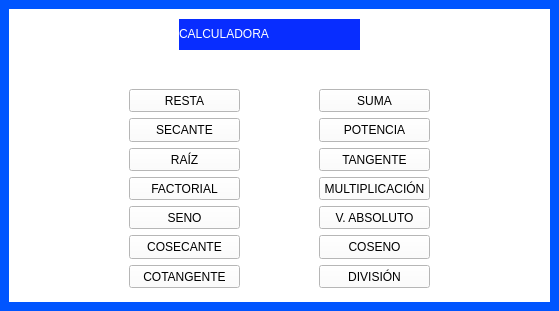
<?xml version="1.0" encoding="UTF-8"?>
<ui version="4.0">
 <class>MainWindow</class>
 <widget class="QMainWindow" name="MainWindow">
  <property name="geometry">
   <rect>
    <x>0</x>
    <y>0</y>
    <width>559</width>
    <height>311</height>
   </rect>
  </property>
  <property name="windowTitle">
   <string>Generación de codigo</string>
  </property>
  <property name="styleSheet">
   <string notr="true">background-color: rgb(0, 85, 255);</string>
  </property>
  <widget class="QWidget" name="centralwidget">
   <layout class="QGridLayout" name="gridLayout_2">
    <item row="2" column="0">
     <widget class="QStackedWidget" name="stackedWidget">
      <property name="styleSheet">
       <string notr="true">background-color: rgb(255, 255, 255);</string>
      </property>
      <property name="currentIndex">
       <number>0</number>
      </property>
      <widget class="QWidget" name="operacionesPage">
       <widget class="QLabel" name="label">
        <property name="geometry">
         <rect>
          <x>170</x>
          <y>10</y>
          <width>181</width>
          <height>31</height>
         </rect>
        </property>
        <property name="styleSheet">
         <string notr="true">font: 18pt &quot;Arial&quot;;
background-color: rgb(8, 45, 255);</string>
        </property>
        <property name="text">
         <string>&lt;html&gt;&lt;head/&gt;&lt;body&gt;&lt;p&gt;&lt;span style=&quot; color:#ffffff;&quot;&gt;CALCULADORA&lt;/span&gt;&lt;/p&gt;&lt;/body&gt;&lt;/html&gt;</string>
        </property>
       </widget>
       <widget class="QWidget" name="gridLayoutWidget">
        <property name="geometry">
         <rect>
          <x>120</x>
          <y>80</y>
          <width>111</width>
          <height>199</height>
         </rect>
        </property>
        <layout class="QGridLayout" name="gridLayout_4">
         <item row="5" column="0">
          <widget class="QPushButton" name="cosecantePB">
           <property name="minimumSize">
            <size>
             <width>0</width>
             <height>0</height>
            </size>
           </property>
           <property name="maximumSize">
            <size>
             <width>130</width>
             <height>40</height>
            </size>
           </property>
           <property name="styleSheet">
            <string notr="true">font: 9pt &quot;Arial&quot;;</string>
           </property>
           <property name="text">
            <string>COSECANTE</string>
           </property>
          </widget>
         </item>
         <item row="3" column="0">
          <widget class="QPushButton" name="factorialPB">
           <property name="minimumSize">
            <size>
             <width>0</width>
             <height>0</height>
            </size>
           </property>
           <property name="maximumSize">
            <size>
             <width>130</width>
             <height>40</height>
            </size>
           </property>
           <property name="styleSheet">
            <string notr="true">font: 9pt &quot;Arial&quot;;</string>
           </property>
           <property name="text">
            <string>FACTORIAL</string>
           </property>
          </widget>
         </item>
         <item row="0" column="0">
          <widget class="QPushButton" name="restaPB">
           <property name="minimumSize">
            <size>
             <width>0</width>
             <height>0</height>
            </size>
           </property>
           <property name="maximumSize">
            <size>
             <width>130</width>
             <height>40</height>
            </size>
           </property>
           <property name="styleSheet">
            <string notr="true">font: 9pt &quot;Arial&quot;;</string>
           </property>
           <property name="text">
            <string>RESTA</string>
           </property>
          </widget>
         </item>
         <item row="1" column="0">
          <widget class="QPushButton" name="secantePB">
           <property name="minimumSize">
            <size>
             <width>0</width>
             <height>0</height>
            </size>
           </property>
           <property name="maximumSize">
            <size>
             <width>130</width>
             <height>40</height>
            </size>
           </property>
           <property name="styleSheet">
            <string notr="true">font: 9pt &quot;Arial&quot;;</string>
           </property>
           <property name="text">
            <string>SECANTE</string>
           </property>
          </widget>
         </item>
         <item row="2" column="0">
          <widget class="QPushButton" name="raizPB">
           <property name="minimumSize">
            <size>
             <width>0</width>
             <height>0</height>
            </size>
           </property>
           <property name="maximumSize">
            <size>
             <width>130</width>
             <height>40</height>
            </size>
           </property>
           <property name="styleSheet">
            <string notr="true">font: 9pt &quot;Arial&quot;;</string>
           </property>
           <property name="text">
            <string>RAÍZ</string>
           </property>
          </widget>
         </item>
         <item row="4" column="0">
          <widget class="QPushButton" name="senPB">
           <property name="minimumSize">
            <size>
             <width>0</width>
             <height>0</height>
            </size>
           </property>
           <property name="maximumSize">
            <size>
             <width>130</width>
             <height>40</height>
            </size>
           </property>
           <property name="styleSheet">
            <string notr="true">font: 9pt &quot;Arial&quot;;</string>
           </property>
           <property name="text">
            <string>SENO</string>
           </property>
          </widget>
         </item>
         <item row="6" column="0">
          <widget class="QPushButton" name="cotangentePB">
           <property name="minimumSize">
            <size>
             <width>0</width>
             <height>0</height>
            </size>
           </property>
           <property name="maximumSize">
            <size>
             <width>130</width>
             <height>40</height>
            </size>
           </property>
           <property name="styleSheet">
            <string notr="true">font: 9pt &quot;Arial&quot;;</string>
           </property>
           <property name="text">
            <string>COTANGENTE</string>
           </property>
          </widget>
         </item>
        </layout>
       </widget>
       <widget class="QWidget" name="gridLayoutWidget_2">
        <property name="geometry">
         <rect>
          <x>310</x>
          <y>80</y>
          <width>111</width>
          <height>199</height>
         </rect>
        </property>
        <layout class="QGridLayout" name="gridLayout_5">
         <item row="4" column="0">
          <widget class="QPushButton" name="multiplicacionPB">
           <property name="minimumSize">
            <size>
             <width>0</width>
             <height>0</height>
            </size>
           </property>
           <property name="maximumSize">
            <size>
             <width>130</width>
             <height>40</height>
            </size>
           </property>
           <property name="styleSheet">
            <string notr="true">font: 9pt &quot;Arial&quot;;</string>
           </property>
           <property name="text">
            <string>MULTIPLICACIÓN</string>
           </property>
          </widget>
         </item>
         <item row="6" column="0">
          <widget class="QPushButton" name="cosPB">
           <property name="minimumSize">
            <size>
             <width>0</width>
             <height>0</height>
            </size>
           </property>
           <property name="maximumSize">
            <size>
             <width>130</width>
             <height>40</height>
            </size>
           </property>
           <property name="styleSheet">
            <string notr="true">font: 9pt &quot;Arial&quot;;</string>
           </property>
           <property name="text">
            <string>COSENO</string>
           </property>
          </widget>
         </item>
         <item row="3" column="0">
          <widget class="QPushButton" name="tanPB">
           <property name="minimumSize">
            <size>
             <width>0</width>
             <height>0</height>
            </size>
           </property>
           <property name="maximumSize">
            <size>
             <width>130</width>
             <height>40</height>
            </size>
           </property>
           <property name="styleSheet">
            <string notr="true">font: 9pt &quot;Arial&quot;;</string>
           </property>
           <property name="text">
            <string>TANGENTE</string>
           </property>
          </widget>
         </item>
         <item row="2" column="0">
          <widget class="QPushButton" name="potenciaPB">
           <property name="minimumSize">
            <size>
             <width>0</width>
             <height>0</height>
            </size>
           </property>
           <property name="maximumSize">
            <size>
             <width>130</width>
             <height>40</height>
            </size>
           </property>
           <property name="styleSheet">
            <string notr="true">font: 9pt &quot;Arial&quot;;</string>
           </property>
           <property name="text">
            <string>POTENCIA</string>
           </property>
          </widget>
         </item>
         <item row="5" column="0">
          <widget class="QPushButton" name="absolutoPB">
           <property name="minimumSize">
            <size>
             <width>0</width>
             <height>0</height>
            </size>
           </property>
           <property name="maximumSize">
            <size>
             <width>130</width>
             <height>40</height>
            </size>
           </property>
           <property name="styleSheet">
            <string notr="true">font: 9pt &quot;Arial&quot;;</string>
           </property>
           <property name="text">
            <string>V. ABSOLUTO</string>
           </property>
          </widget>
         </item>
         <item row="7" column="0">
          <widget class="QPushButton" name="divisionPB">
           <property name="minimumSize">
            <size>
             <width>0</width>
             <height>0</height>
            </size>
           </property>
           <property name="maximumSize">
            <size>
             <width>130</width>
             <height>40</height>
            </size>
           </property>
           <property name="styleSheet">
            <string notr="true">font: 9pt &quot;Arial&quot;;</string>
           </property>
           <property name="text">
            <string>DIVISIÓN</string>
           </property>
          </widget>
         </item>
         <item row="0" column="0">
          <widget class="QPushButton" name="sumaPB">
           <property name="minimumSize">
            <size>
             <width>0</width>
             <height>0</height>
            </size>
           </property>
           <property name="maximumSize">
            <size>
             <width>130</width>
             <height>40</height>
            </size>
           </property>
           <property name="styleSheet">
            <string notr="true">font: 9pt &quot;Arial&quot;;</string>
           </property>
           <property name="text">
            <string>SUMA</string>
           </property>
          </widget>
         </item>
        </layout>
       </widget>
      </widget>
      <widget class="QWidget" name="dosDigitosPage">
       <widget class="QLabel" name="operacion1LB">
        <property name="geometry">
         <rect>
          <x>115</x>
          <y>10</y>
          <width>281</width>
          <height>31</height>
         </rect>
        </property>
        <property name="styleSheet">
         <string notr="true">font: 18pt &quot;Arial&quot;;
background-color: rgb(8, 45, 255);</string>
        </property>
        <property name="text">
         <string>&lt;html&gt;&lt;head/&gt;&lt;body&gt;&lt;p&gt;&lt;span style=&quot; color:#ffffff;&quot;&gt;OPERACIÓN&lt;/span&gt;&lt;/p&gt;&lt;/body&gt;&lt;/html&gt;</string>
        </property>
        <property name="alignment">
         <set>Qt::AlignCenter</set>
        </property>
       </widget>
       <widget class="QWidget" name="layoutWidget">
        <property name="geometry">
         <rect>
          <x>10</x>
          <y>50</y>
          <width>261</width>
          <height>71</height>
         </rect>
        </property>
        <layout class="QGridLayout" name="gridLayout_3">
         <item row="1" column="0">
          <widget class="QLabel" name="label_2">
           <property name="styleSheet">
            <string notr="true">font: 9pt &quot;Arial&quot;;</string>
           </property>
           <property name="text">
            <string>CANTIDAD 1</string>
           </property>
           <property name="alignment">
            <set>Qt::AlignCenter</set>
           </property>
          </widget>
         </item>
         <item row="2" column="0">
          <widget class="QLineEdit" name="cantidad1LE">
           <property name="alignment">
            <set>Qt::AlignCenter</set>
           </property>
          </widget>
         </item>
         <item row="2" column="1">
          <widget class="QLineEdit" name="cantidad2LE">
           <property name="alignment">
            <set>Qt::AlignCenter</set>
           </property>
          </widget>
         </item>
         <item row="1" column="1">
          <widget class="QLabel" name="label_3">
           <property name="styleSheet">
            <string notr="true">font: 9pt &quot;Arial&quot;;</string>
           </property>
           <property name="text">
            <string>CANTIDAD 2</string>
           </property>
           <property name="alignment">
            <set>Qt::AlignCenter</set>
           </property>
          </widget>
         </item>
        </layout>
       </widget>
       <widget class="QWidget" name="layoutWidget">
        <property name="geometry">
         <rect>
          <x>290</x>
          <y>50</y>
          <width>121</width>
          <height>81</height>
         </rect>
        </property>
        <layout class="QVBoxLayout" name="verticalLayout_2">
         <item>
          <widget class="QLabel" name="resultado1LB">
           <property name="styleSheet">
            <string notr="true">font: 9pt &quot;Arial&quot;;</string>
           </property>
           <property name="text">
            <string>RESULTADO</string>
           </property>
           <property name="alignment">
            <set>Qt::AlignCenter</set>
           </property>
          </widget>
         </item>
         <item>
          <widget class="QLabel" name="igualLB">
           <property name="styleSheet">
            <string notr="true">font: 9pt &quot;Arial&quot;;</string>
           </property>
           <property name="text">
            <string>=</string>
           </property>
           <property name="alignment">
            <set>Qt::AlignCenter</set>
           </property>
          </widget>
         </item>
        </layout>
       </widget>
       <widget class="QPushButton" name="calcular1PB">
        <property name="geometry">
         <rect>
          <x>150</x>
          <y>140</y>
          <width>109</width>
          <height>24</height>
         </rect>
        </property>
        <property name="styleSheet">
         <string notr="true">font: 9pt &quot;Arial&quot;;</string>
        </property>
        <property name="text">
         <string>CALCULAR</string>
        </property>
       </widget>
       <widget class="QPushButton" name="regresar1PB">
        <property name="geometry">
         <rect>
          <x>20</x>
          <y>140</y>
          <width>109</width>
          <height>24</height>
         </rect>
        </property>
        <property name="styleSheet">
         <string notr="true">font: 9pt &quot;Arial&quot;;</string>
        </property>
        <property name="text">
         <string>REGRESAR</string>
        </property>
       </widget>
      </widget>
      <widget class="QWidget" name="tresDigitosPage">
       <widget class="QWidget" name="layoutWidget">
        <property name="geometry">
         <rect>
          <x>180</x>
          <y>80</y>
          <width>131</width>
          <height>61</height>
         </rect>
        </property>
        <layout class="QVBoxLayout" name="verticalLayout">
         <item>
          <widget class="QLabel" name="resultado2LB">
           <property name="styleSheet">
            <string notr="true">font: 9pt &quot;Arial&quot;;</string>
           </property>
           <property name="text">
            <string>RESULTADO</string>
           </property>
           <property name="alignment">
            <set>Qt::AlignCenter</set>
           </property>
          </widget>
         </item>
         <item>
          <widget class="QLabel" name="igual2LB">
           <property name="styleSheet">
            <string notr="true">font: 9pt &quot;Arial&quot;;</string>
           </property>
           <property name="text">
            <string>=</string>
           </property>
           <property name="alignment">
            <set>Qt::AlignCenter</set>
           </property>
          </widget>
         </item>
        </layout>
       </widget>
       <widget class="QLabel" name="operacion2LB">
        <property name="geometry">
         <rect>
          <x>100</x>
          <y>30</y>
          <width>291</width>
          <height>31</height>
         </rect>
        </property>
        <property name="styleSheet">
         <string notr="true">font: 18pt &quot;Arial&quot;;
background-color: rgb(8, 45, 255);</string>
        </property>
        <property name="text">
         <string>&lt;html&gt;&lt;head/&gt;&lt;body&gt;&lt;p&gt;&lt;span style=&quot; color:#ffffff;&quot;&gt;OPERACION&lt;/span&gt;&lt;/p&gt;&lt;/body&gt;&lt;/html&gt;</string>
        </property>
        <property name="alignment">
         <set>Qt::AlignCenter</set>
        </property>
       </widget>
       <widget class="QPushButton" name="calcular2PB">
        <property name="geometry">
         <rect>
          <x>180</x>
          <y>160</y>
          <width>129</width>
          <height>24</height>
         </rect>
        </property>
        <property name="text">
         <string>CALCULAR</string>
        </property>
       </widget>
       <widget class="QPushButton" name="regresar2PB">
        <property name="geometry">
         <rect>
          <x>30</x>
          <y>160</y>
          <width>129</width>
          <height>24</height>
         </rect>
        </property>
        <property name="text">
         <string>REGRESAR</string>
        </property>
       </widget>
       <widget class="QLineEdit" name="cantidadLE">
        <property name="geometry">
         <rect>
          <x>30</x>
          <y>100</y>
          <width>129</width>
          <height>22</height>
         </rect>
        </property>
        <property name="alignment">
         <set>Qt::AlignCenter</set>
        </property>
       </widget>
      </widget>
     </widget>
    </item>
   </layout>
  </widget>
 </widget>
 <resources/>
 <connections/>
</ui>
